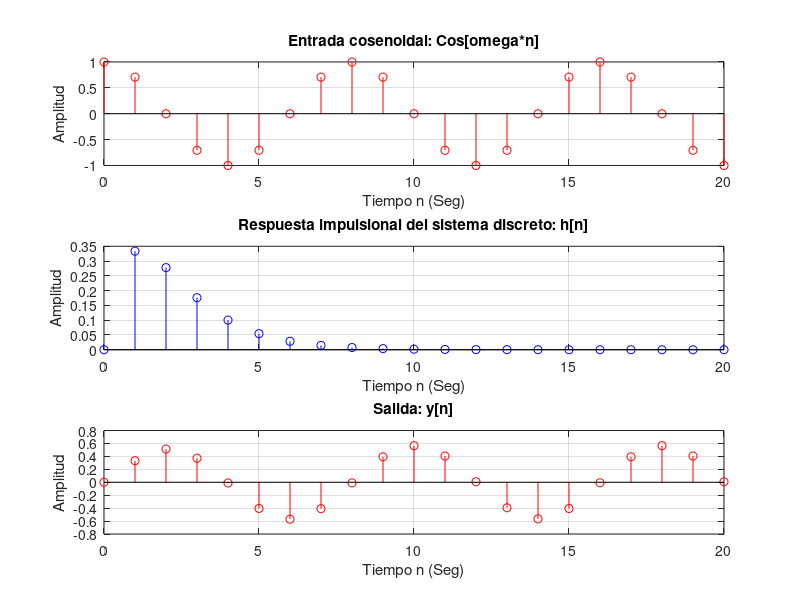

The MATLAB source for this figure:
# Laboratorio N° 4: Ejercicio 5
# y[n]-5/6y[n-1]+1/6y[n-2]=1/3x[n-1]
N=20;
n=0:N;
omega=pi/4
xn=cos(omega*n)
A=[1 -5/6 1/6];
B=[0 1/3];
dn=[1 zeros(1, (length(n)-1))]; #secuencia de entrada del impulso unitario #secuencia de entrada del impulso unitario
y1=0; y2=0;
ci=[y1 y2];
yn1=filter(B, A, dn, ci);
yn2=filter(B, A, xn, ci);

# Grafico de x[n]
subplot(311);
stem(n, xn,'r'); grid;
xlabel('Tiempo n (Seg)'); ylabel('Amplitud');
title('Entrada cosenoidal: Cos[omega*n]');
# Grafico de h[n]
subplot(312);
stem(n, yn1,'b'); grid;
xlabel('Tiempo n (Seg)'); ylabel('Amplitud');
title('Respuesta impulsional del sistema discreto: h[n]');
# Grafico de y[n]
subplot(313);
stem(n, yn2,'r'); grid;
xlabel('Tiempo n (Seg)'); ylabel('Amplitud');
title('Salida: y[n]');
